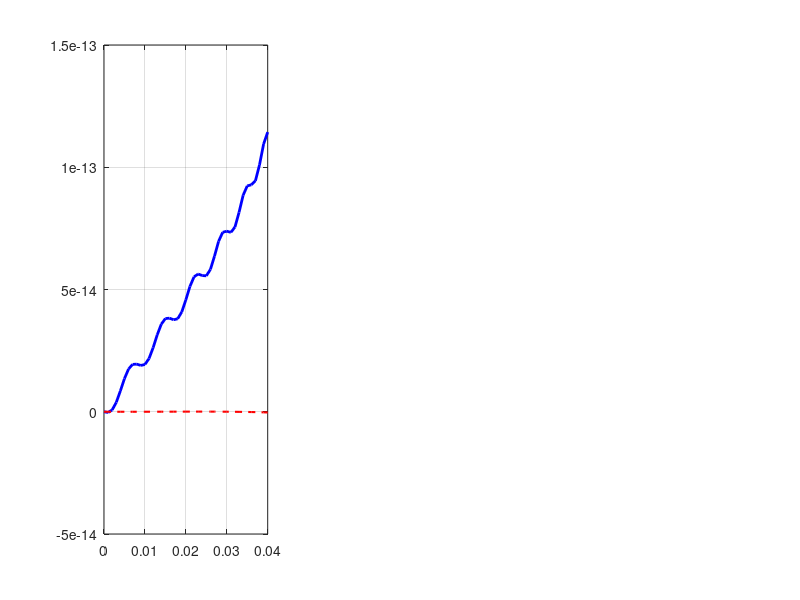

Recreate this plot in MATLAB. (Note: this script raises an error after producing the figure.)
%% --- Compare acados vs ODE reference simulations ---
% Run simODEref.m and simAcados.m first, then run this script.

clear; clc;

%% --- Settings ---
T_end = 0.04;  % Set manually (e.g. 0.01) or leave [] for auto

%% --- Load raw results ---
if ~isfile('results_acados.mat')
    error('Run simAcados.m first to generate results_acados.mat');
end
if ~isfile('results_ode.mat')
    error('Run simODEref.m first to generate results_ode.mat');
end

acados = load('results_acados.mat');
ode    = load('results_ode.mat');

xEq = acados.xEq;

if T_end == 0
    T_end = min(acados.t(end), ode.t(end));
end

% Trim to T_end
acados.x = acados.x(:, acados.t <= T_end + 1e-12);
acados.t = acados.t(acados.t <= T_end + 1e-12);
ode.x    = ode.x(:, ode.t <= T_end + 1e-12);
ode.t    = ode.t(ode.t <= T_end + 1e-12);

fprintf('T_end = %.4f s\n', T_end);
fprintf('acados: %d points, dt=%.6f s, T=[%.4f, %.4f]\n', ...
    length(acados.t), acados.dt, acados.t(1), acados.t(end));
fprintf('ode15s: %d points, dt=%.6f s, T=[%.4f, %.4f]\n', ...
    length(ode.t), ode.dt, ode.t(1), ode.t(end));

% Units
pos_scale = 1e3;  % m -> mm
ang_scale = 180/pi;
pos_unit  = 'mm';
ang_unit  = 'deg';

state_names = {'x', 'y', 'z', 'roll', 'pitch', 'yaw', ...
               'vx', 'vy', 'vz', '\omega_x', '\omega_y', '\omega_z'};

%% ---- FIGURE 1: Position comparison ----
figure(1); clf;
set(gcf, 'Name', 'Position Comparison', 'Position', [50 400 1200 500]);

for i = 1:3
    subplot(1, 3, i); hold on; grid on; box on;
    plot(ode.t, ode.x(i,:)*pos_scale, 'b-',  'LineWidth', 2.0, 'DisplayName', 'ode15s');
    plot(acados.t, acados.x(i,:)*pos_scale, 'r--', 'LineWidth', 1.5, 'DisplayName', 'acados');
    yline(xEq(i)*pos_scale, ':k', 'LineWidth', 1, 'HandleVisibility', 'off');
    xlabel('Time (s)');
    ylabel(pos_unit);
    title(state_names{i});
    legend('Location', 'best');
end
sgtitle('Position: acados vs ode15s', 'FontSize', 14, 'FontWeight', 'bold');

%% ---- FIGURE 2: Orientation comparison ----
figure(2); clf;
set(gcf, 'Name', 'Orientation Comparison', 'Position', [50 50 1200 500]);

for i = 1:3
    subplot(1, 3, i); hold on; grid on; box on;
    si = i + 3;
    plot(ode.t, ode.x(si,:)*ang_scale, 'b-',  'LineWidth', 2.0, 'DisplayName', 'ode15s');
    plot(acados.t, acados.x(si,:)*ang_scale, 'r--', 'LineWidth', 1.5, 'DisplayName', 'acados');
    yline(xEq(si)*ang_scale, ':k', 'LineWidth', 1, 'HandleVisibility', 'off');
    xlabel('Time (s)');
    ylabel(ang_unit);
    title(state_names{si});
    legend('Location', 'best');
end
sgtitle('Orientation: acados vs ode15s', 'FontSize', 14, 'FontWeight', 'bold');

%% ---- FIGURE 3: Velocity comparison ----
figure(3); clf;
set(gcf, 'Name', 'Velocity Comparison', 'Position', [100 300 1200 500]);

vel_labels = {'m/s', 'm/s', 'm/s', 'rad/s', 'rad/s', 'rad/s'};
for i = 1:6
    subplot(2, 3, i); hold on; grid on; box on;
    si = i + 6;
    plot(ode.t, ode.x(si,:), 'b-',  'LineWidth', 2.0, 'DisplayName', 'ode15s');
    plot(acados.t, acados.x(si,:), 'r--', 'LineWidth', 1.5, 'DisplayName', 'acados');
    xlabel('Time (s)');
    ylabel(vel_labels{i});
    title(state_names{si});
    if i == 1, legend('Location', 'best'); end
end
sgtitle('Velocities: acados vs ode15s', 'FontSize', 14, 'FontWeight', 'bold');

%% ---- FIGURE 4: Error (acados - ode15s) ----
% Interpolate ode15s onto acados time grid only for error computation
x_o_interp = interp1(ode.t, ode.x', acados.t, 'pchip')';
err = acados.x - x_o_interp;

figure(4); clf;
set(gcf, 'Name', 'Error: acados vs ode15s', 'Position', [150 200 1200 600]);

subplot(2,2,1); hold on; grid on; box on;
plot(acados.t, err(1:3,:)*pos_scale, 'LineWidth', 1.5);
ylabel(pos_unit); title('Position error');
legend(state_names(1:3), 'Location', 'best');

subplot(2,2,2); hold on; grid on; box on;
plot(acados.t, err(4:6,:)*ang_scale, 'LineWidth', 1.5);
ylabel(ang_unit); title('Orientation error');
legend(state_names(4:6), 'Location', 'best');

subplot(2,2,3); hold on; grid on; box on;
plot(acados.t, err(7:9,:), 'LineWidth', 1.5);
xlabel('Time (s)'); ylabel('m/s'); title('Linear velocity error');
legend(state_names(7:9), 'Location', 'best');

subplot(2,2,4); hold on; grid on; box on;
plot(acados.t, err(10:12,:), 'LineWidth', 1.5);
xlabel('Time (s)'); ylabel('rad/s'); title('Angular velocity error');
legend(state_names(10:12), 'Location', 'best');

sgtitle('Error: acados - ode15s', 'FontSize', 14, 'FontWeight', 'bold');

% Print summary
fprintf('\n=== Error summary (acados vs ode15s) ===\n');
fprintf('  Position  max error: %.4e m  (%.4e %s)\n', max(abs(err(1:3,:)),[],'all'), max(abs(err(1:3,:)),[],'all')*pos_scale, pos_unit);
fprintf('  Angle     max error: %.4e rad (%.4e %s)\n', max(abs(err(4:6,:)),[],'all'), max(abs(err(4:6,:)),[],'all')*ang_scale, ang_unit);
fprintf('  Lin. vel  max error: %.4e m/s\n', max(abs(err(7:9,:)),[],'all'));
fprintf('  Ang. vel  max error: %.4e rad/s\n', max(abs(err(10:12,:)),[],'all'));
